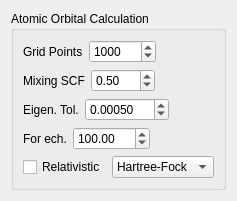
<?xml version="1.0" encoding="UTF-8"?>
<ui version="4.0">
 <class>AtorbConfig</class>
 <widget class="QWidget" name="AtorbConfig">
  <property name="geometry">
   <rect>
    <x>0</x>
    <y>0</y>
    <width>216</width>
    <height>185</height>
   </rect>
  </property>
  <property name="windowTitle">
   <string>Atorb</string>
  </property>
  <property name="windowOpacity">
   <double>1.000000000000000</double>
  </property>
  <layout class="QVBoxLayout" name="verticalLayout_2">
   <item>
    <widget class="QGroupBox" name="groupAtorb">
     <property name="title">
      <string>Atomic Orbital Calculation</string>
     </property>
     <layout class="QVBoxLayout" name="verticalLayout">
      <item>
       <layout class="QHBoxLayout" name="horizontalLayout">
        <item>
         <widget class="QLabel" name="label">
          <property name="text">
           <string>Grid Points</string>
          </property>
         </widget>
        </item>
        <item>
         <widget class="QSpinBox" name="spinGrid">
          <property name="maximum">
           <number>100000</number>
          </property>
          <property name="singleStep">
           <number>100</number>
          </property>
          <property name="value">
           <number>1000</number>
          </property>
         </widget>
        </item>
        <item>
         <spacer name="horizontalSpacer">
          <property name="orientation">
           <enum>Qt::Horizontal</enum>
          </property>
          <property name="sizeHint" stdset="0">
           <size>
            <width>40</width>
            <height>20</height>
           </size>
          </property>
         </spacer>
        </item>
       </layout>
      </item>
      <item>
       <layout class="QHBoxLayout" name="horizontalLayout_2">
        <item>
         <widget class="QLabel" name="labelMixing">
          <property name="text">
           <string>Mixing SCF</string>
          </property>
         </widget>
        </item>
        <item>
         <widget class="QDoubleSpinBox" name="dblMixing">
          <property name="maximum">
           <double>100.000000000000000</double>
          </property>
          <property name="singleStep">
           <double>0.025000000000000</double>
          </property>
          <property name="value">
           <double>0.500000000000000</double>
          </property>
         </widget>
        </item>
        <item>
         <spacer name="horizontalSpacer_2">
          <property name="orientation">
           <enum>Qt::Horizontal</enum>
          </property>
          <property name="sizeHint" stdset="0">
           <size>
            <width>40</width>
            <height>20</height>
           </size>
          </property>
         </spacer>
        </item>
       </layout>
      </item>
      <item>
       <layout class="QHBoxLayout" name="horizontalLayout_3">
        <item>
         <widget class="QLabel" name="labelMixing_2">
          <property name="text">
           <string>Eigen. Tol.</string>
          </property>
         </widget>
        </item>
        <item>
         <widget class="QDoubleSpinBox" name="spinTolerence">
          <property name="decimals">
           <number>5</number>
          </property>
          <property name="maximum">
           <double>100.000000000000000</double>
          </property>
          <property name="singleStep">
           <double>0.000250000000000</double>
          </property>
          <property name="value">
           <double>0.000500000000000</double>
          </property>
         </widget>
        </item>
        <item>
         <spacer name="horizontalSpacer_3">
          <property name="orientation">
           <enum>Qt::Horizontal</enum>
          </property>
          <property name="sizeHint" stdset="0">
           <size>
            <width>40</width>
            <height>20</height>
           </size>
          </property>
         </spacer>
        </item>
       </layout>
      </item>
      <item>
       <layout class="QHBoxLayout" name="horizontalLayout_4">
        <item>
         <widget class="QLabel" name="labelEch">
          <property name="text">
           <string>For ech.</string>
          </property>
         </widget>
        </item>
        <item>
         <widget class="QDoubleSpinBox" name="spinTolerence_2">
          <property name="maximum">
           <double>10000.000000000000000</double>
          </property>
          <property name="value">
           <double>100.000000000000000</double>
          </property>
         </widget>
        </item>
        <item>
         <spacer name="horizontalSpacer_4">
          <property name="orientation">
           <enum>Qt::Horizontal</enum>
          </property>
          <property name="sizeHint" stdset="0">
           <size>
            <width>40</width>
            <height>20</height>
           </size>
          </property>
         </spacer>
        </item>
       </layout>
      </item>
      <item>
       <layout class="QHBoxLayout" name="horizontalLayout_5">
        <item>
         <widget class="QCheckBox" name="checkRelativistic">
          <property name="text">
           <string>Relativistic</string>
          </property>
         </widget>
        </item>
        <item>
         <widget class="QComboBox" name="comboMethod">
          <item>
           <property name="text">
            <string>Hartree-Fock</string>
           </property>
          </item>
          <item>
           <property name="text">
            <string>LDA</string>
           </property>
          </item>
          <item>
           <property name="text">
            <string>xalfa</string>
           </property>
          </item>
         </widget>
        </item>
        <item>
         <spacer name="horizontalSpacer_5">
          <property name="orientation">
           <enum>Qt::Horizontal</enum>
          </property>
          <property name="sizeHint" stdset="0">
           <size>
            <width>40</width>
            <height>20</height>
           </size>
          </property>
         </spacer>
        </item>
       </layout>
      </item>
     </layout>
    </widget>
   </item>
  </layout>
 </widget>
 <resources/>
 <connections/>
</ui>
